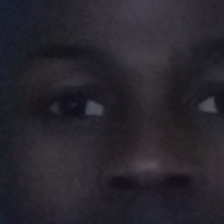
#> input picture Data processing utils/Color_correct_using_color_checker/test_images/20221012_160538.jpg, 224 x 224 px
$ python histogram_matching.py
#> lines starting #> are read from the running program, lines starting #| are printed output that depends on the picture
import cv2
import numpy as np
from skimage import exposure
import matplotlib.pyplot as plt
import argparse

source = "test_images/20221012_160538.jpg"
reference = "test_images/20221007_121054.jpg"

#load the source and reference images
print("[INFO] loading source and reference images...")
src = cv2.imread(source)
#> src is the input picture: shape (224, 224, 3); mean B, G, R 45.2, 37.5, 40.4
ref = cv2.imread(reference)
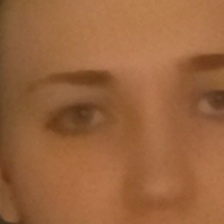
#> input picture Data processing utils/Color_correct_using_color_checker/test_images/20221007_121054.jpg, 224 x 224 px
#> ref is the input picture: shape (224, 224, 3); mean B, G, R 61.5, 100.3, 153.9

#reshape the image
src=cv2.resize(src, (224,224))
ref=cv2.resize(ref, (224,224))

# determine if we are performing multichannel histogram matching
# and then perform histogram matching itself
print("[INFO] performing histogram matching...")
multi = True if src.shape[-1] > 1 else False
#> multi = True
matched = exposure.match_histograms(src, ref,channel_axis=-1)
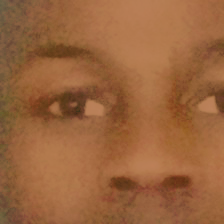
#> matched: shape (224, 224, 3); mean B, G, R 61.2, 100.2, 154

# show the output images
cv2.imshow("output",np.concatenate((src,ref,matched),axis=1)) #for V1
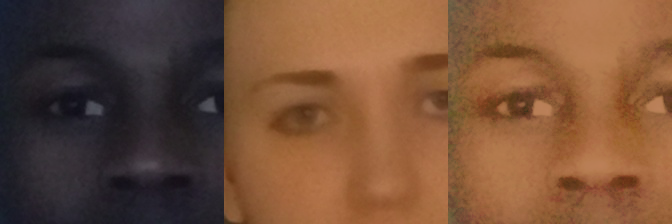
#> window 'output': shape (224, 672, 3); mean B, G, R 56, 79.3, 116.1
#cv2.imshow("Source", src)
#cv2.imshow("Reference", ref)
#cv2.imshow("Matched", matched)
cv2.waitKey(0)
